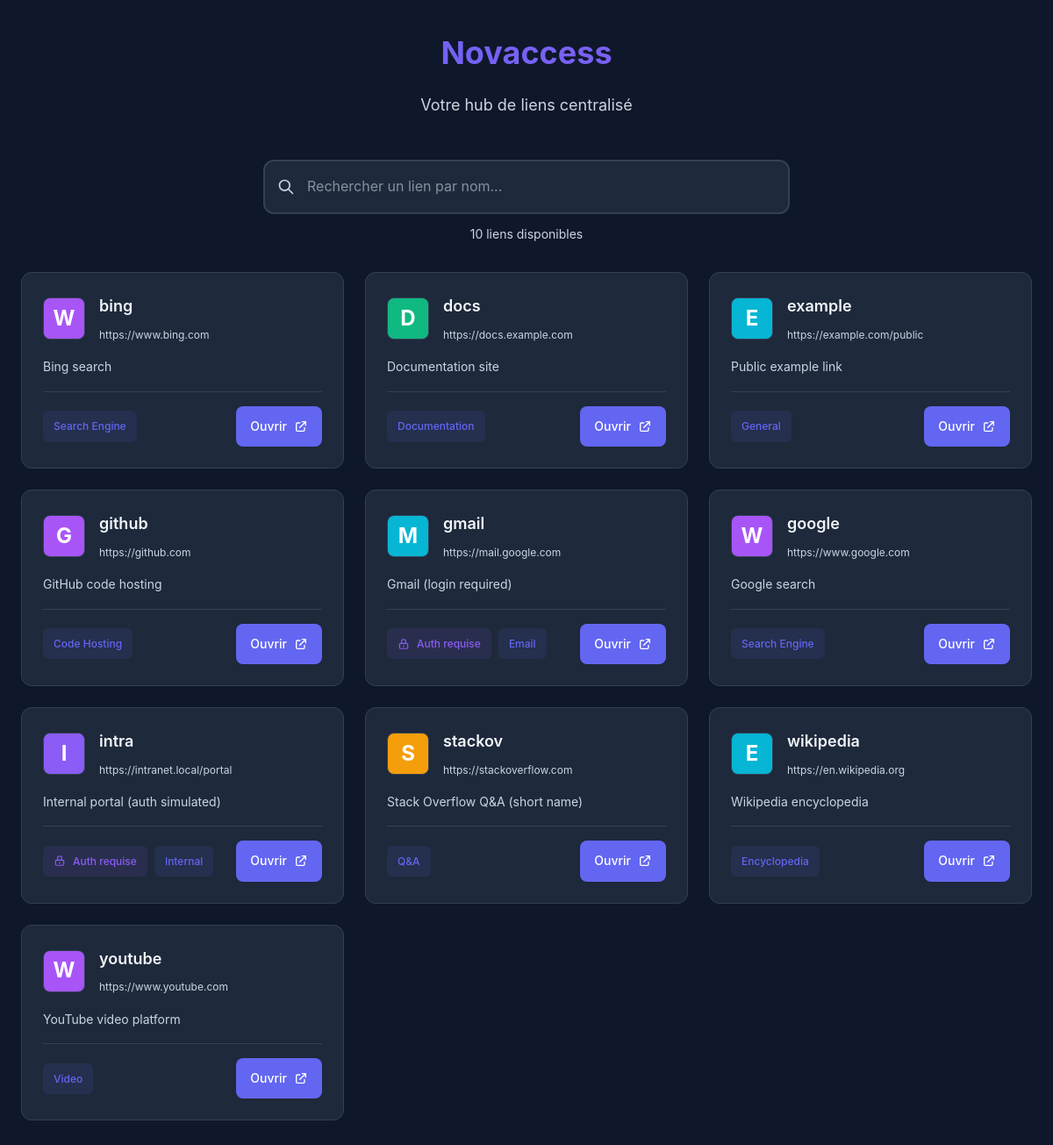
The page / on the database its author committed.
### tables this page shows
CREATE TABLE IF NOT EXISTS links (
    id INT AUTO_INCREMENT PRIMARY KEY,
    url VARCHAR(2048) NOT NULL,
    name VARCHAR(10) NOT NULL UNIQUE,
    description TEXT,
    needs_auth BOOLEAN DEFAULT FALSE,
    category_id INT,
    FOREIGN KEY (category_id) REFERENCES categories(id) ON DELETE SET NULL,
    created_at TIMESTAMP DEFAULT CURRENT_TIMESTAMP
);

CREATE TABLE IF NOT EXISTS categories (
    id INT AUTO_INCREMENT PRIMARY KEY,
    name VARCHAR(255) NOT NULL UNIQUE,
    description TEXT,
    created_at TIMESTAMP DEFAULT CURRENT_TIMESTAMP
);

### src/index.php (the view, shortened to what this page needs)
<?php
try {
    $pdo = new PDO("mysql:host=" . DB_HOST . ";dbname=" . DB_NAME, DB_USER, DB_PASSWORD);
    $pdo->setAttribute(PDO::ATTR_ERRMODE, PDO::ERRMODE_EXCEPTION);
} catch (PDOException $e) {
    die("Could not connect to the database: " . $e->getMessage());
}
$orderBy = DEFAULT_SORT . ' ' . DEFAULT_ORDER;
$stmt = $pdo->query("SELECT l.id, l.url, l.name, l.description, l.needs_auth, l.created_at, c.name as category FROM links l LEFT JOIN categories c ON c.id = l.category_id ORDER BY $orderBy");
$links = $stmt->fetchAll(PDO::FETCH_ASSOC);
?>
<!DOCTYPE html>
<html lang="<?php echo SITE_LANG; ?>">
<head>
    <link rel="stylesheet" href="css/variables.css">
    <link rel="stylesheet" href="css/reset.css">
    <link rel="stylesheet" href="css/layout.css">
    <link rel="stylesheet" href="css/search.css">
    <link rel="stylesheet" href="css/cards.css">
</head>
<body>
    <div class="container">
        <header class="header">
            <h1><?php echo SITE_ICON . ' ' . SITE_NAME; ?></h1>
            <p><?php echo SITE_TAGLINE; ?></p>
        </header>
        <div class="search-container">
            <div class="search-wrapper">
                <input type="text" class="search-input" id="searchInput" placeholder="<?php echo SEARCH_PLACEHOLDER; ?>"
                    autocomplete="off">
            </div>
            <div class="search-results-count" id="resultsCount"></div>
        </div>
        <div class="links-grid" id="linksGrid">
            <?php if (empty($links)): ?>
                <div class="empty-state">
                    <svg fill="none" stroke="currentColor" viewBox="0 0 24 24">
                        <path stroke-linecap="round" stroke-linejoin="round" stroke-width="2"
                            d="M13.828 10.172a4 4 0 00-5.656 0l-4 4a4 4 0 105.656 5.656l1.102-1.101m-.758-4.899a4 4 0 005.656 0l4-4a4 4 0 00-5.656-5.656l-1.1 1.1" />
                    </svg>
                    <p><?php echo LABEL_NO_LINKS; ?></p>
                </div>
            <?php else: ?>
                <?php foreach ($links as $link): ?>
                    <article class="link-card" draggable="true" data-id="<?php echo $link['id']; ?>"
                        data-name="<?php echo htmlspecialchars($link['name']); ?>">
                        <div class="card-header">
                            <div class="card-icon loading" data-url="<?php echo htmlspecialchars($link['url']); ?>">
                            </div>
                            <div class="card-title-wrapper">
                                <h2 class="card-name"><?php echo htmlspecialchars($link['name']); ?></h2>
                                <div class="card-url"><?php echo htmlspecialchars($link['url']); ?></div>
                            </div>
                        </div>
                        <?php if ($link['description']): ?>
                            <p class="card-description"><?php echo htmlspecialchars($link['description']); ?></p>
                        <?php endif; ?>
                        <div class="card-footer">
                            <div>
                                <?php if ($link['needs_auth']): ?>
                                    <span class="card-badge">
                                        <svg fill="none" stroke="currentColor" viewBox="0 0 24 24">
                                            <path stroke-linecap="round" stroke-linejoin="round" stroke-width="2"
                                                d="M12 15v2m-6 4h12a2 2 0 002-2v-6a2 2 0 00-2-2H6a2 2 0 00-2 2v6a2 2 0 002 2zm10-10V7a4 4 0 00-8 0v4h8z" />
                                        </svg>
                                        <?php echo LABEL_AUTH_REQUIRED; ?>
                                    </span>
                                <?php endif; ?>
                                <?php if ($link['category'] !== null): ?>
                                    <span class="card-badge card-badge-primary">
                                        <?php echo htmlspecialchars($link['category']); ?>
                                    </span>
                                <?php endif; ?>
                            </div>
                            <a href="<?php echo htmlspecialchars($link['url']); ?>" target="_blank" rel="noopener noreferrer"
                                class="card-link">
                                <?php echo LABEL_OPEN_LINK; ?>
                                <svg fill="none" stroke="currentColor" viewBox="0 0 24 24">
                                    <path stroke-linecap="round" stroke-linejoin="round" stroke-width="2"
                                        d="M10 6H6a2 2 0 00-2 2v10a2 2 0 002 2h10a2 2 0 002-2v-4M14 4h6m0 0v6m0-6L10 14" />
                                </svg>
                            </a>
                        </div>
                    </article>
                <?php endforeach; ?>
            <?php endif; ?>
        </div>
    </div>
</body>
</html>

### src/css/variables.css (style rules this page uses)
:root { --primary-color: #6366f1; --primary-hover: #4f46e5; --secondary-color: #8b5cf6; --background: #0f172a; --surface: #1e293b; --surface-hover: #334155; --text-primary: #f1f5f9; --text-secondary: #cbd5e1; --border-color: #334155; --shadow-sm: 0 1px 2px 0 rgb(0 0 0 / 0.05); --shadow-md: 0 4px 6px -1px rgb(0 0 0 / 0.1), 0 2px 4px -2px rgb(0 0 0 / 0.1); --shadow-lg: 0 10px 15px -3px rgb(0 0 0 / 0.1), 0 4px 6px -4px rgb(0 0 0 / 0.1); --shadow-xl: 0 20px 25px -5px rgb(0 0 0 / 0.1), 0 8px 10px -6px rgb(0 0 0 / 0.1); --spacing-xs: 0.5rem; --spacing-sm: 0.75rem; --spacing-md: 1rem; --spacing-lg: 1.5rem; --spacing-xl: 2rem; --spacing-2xl: 3rem; --radius-sm: 0.375rem; --radius-md: 0.5rem; --radius-lg: 0.75rem; --radius-xl: 1rem; --font-sans: -apple-system, BlinkMacSystemFont, "Segoe UI", Roboto, "Helvetica Neue", Arial, sans-serif; --font-size-xs: 0.75rem; --font-size-sm: 0.875rem; --font-size-base: 1rem; --font-size-lg: 1.125rem; --font-size-xl: 1.25rem; --font-size-2xl: 1.5rem; --font-size-3xl: 1.875rem; --font-size-4xl: 2.25rem; --transition-fast: 150ms cubic-bezier(0.4, 0, 0.2, 1); --transition-base: 200ms cubic-bezier(0.4, 0, 0.2, 1); --transition-slow: 300ms cubic-bezier(0.4, 0, 0.2, 1); --z-base: 1; --z-dropdown: 100; --z-sticky: 200; --z-modal: 300; }

### src/css/layout.css (style rules this page uses)
.container { max-width: 1400px; margin: 0 auto; padding: var(--spacing-xl) var(--spacing-lg); }
.header { text-align: center; margin-bottom: var(--spacing-2xl); }
.header h1 { font-size: var(--font-size-4xl); font-weight: 700; background: linear-gradient( 135deg, var(--primary-color), var(--secondary-color) ); -webkit-background-clip: text; -webkit-text-fill-color: transparent; background-clip: text; margin-bottom: var(--spacing-md); }
.header p { color: var(--text-secondary); font-size: var(--font-size-lg); }
.links-grid { display: grid; grid-template-columns: repeat(auto-fill, minmax(280px, 1fr)); gap: var(--spacing-lg); margin-top: var(--spacing-xl); }

### src/css/search.css (style rules this page uses)
.search-container { position: relative; max-width: 600px; margin: 0 auto var(--spacing-xl); }
.search-wrapper { position: relative; display: flex; align-items: center; }
.search-input { width: 100%; padding: var(--spacing-md) var(--spacing-md) var(--spacing-md) calc(var(--spacing-md) * 3); background-color: var(--surface); border: 2px solid var(--border-color); border-radius: var(--radius-lg); color: var(--text-primary); font-size: var(--font-size-base); transition: all var(--transition-base); outline: none; }
.search-input::placeholder { color: var(--text-secondary); opacity: 0.6; }
.search-results-count { text-align: center; margin-top: var(--spacing-sm); color: var(--text-secondary); font-size: var(--font-size-sm); }

### rows shown on the page
links: name "bing", url "https://www.bing.com", description "Bing search", category.name "Search Engine"
links: name "docs", url "https://docs.example.com", description "Documentation site", category.name "Documentation"
links: name "example", url "https://example.com/public", description "Public example link", category.name "General"
links: name "github", url "https://github.com", description "GitHub code hosting", category.name "Code Hosting"
links: name "gmail", url "https://mail.google.com", description "Gmail (login required)", category.name "Email"
links: name "google", url "https://www.google.com", description "Google search", category.name "Search Engine"
links: name "intra", url "https://intranet.local/portal", description "Internal portal (auth simulated)", category.name "Internal"
links: name "stackov", url "https://stackoverflow.com", description "Stack Overflow Q&A (short name)", category.name "Q&A"
links: name "wikipedia", url "https://en.wikipedia.org", description "Wikipedia encyclopedia", category.name "Encyclopedia"
links: name "youtube", url "https://www.youtube.com", description "YouTube video platform", category.name "Video"

### other values the page prints
SITE_NAME "Novaccess"
SITE_TAGLINE "Votre hub de liens centralisé"
